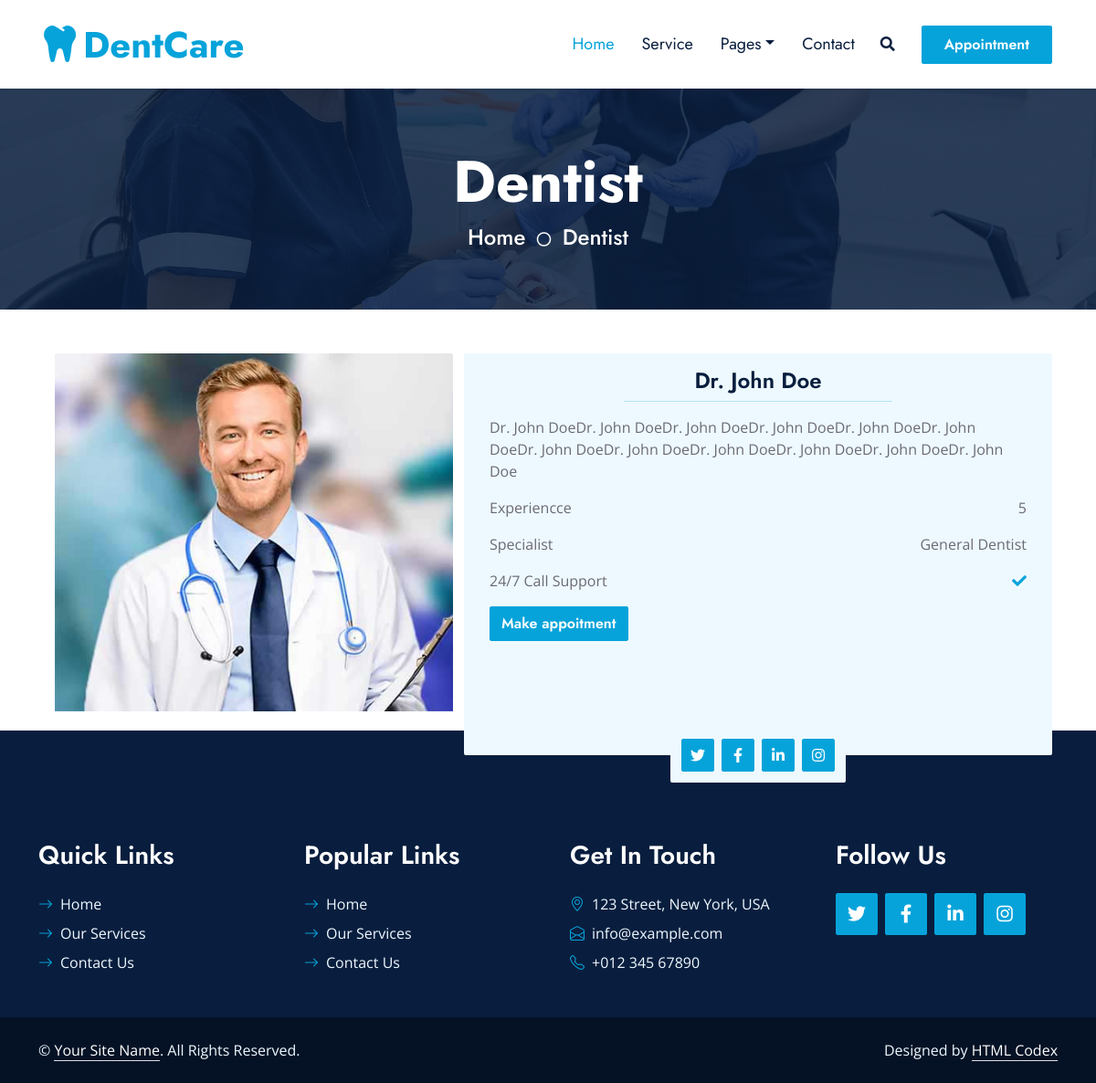
The app's page /dentists/doctor/1 with its own data.
### dentist/models.py (models this page shows, shortened)
class doctor(models.Model):
    name = models.CharField(max_length=50)
    image = models.ImageField(upload_to='doctors')
    specialist = models.CharField(max_length=60,choices=group)
    experiencce = models.IntegerField()
    about_me = models.TextField(max_length=250)
    add_at = models.DateField( auto_now_add=True)
    facebook = models.URLField(max_length=200)
    instagram = models.URLField(max_length=200)
    linkedin = models.URLField(max_length=200)
    twitter = models.URLField(max_length=200)
    class Meta:
        verbose_name = 'doctor'
        verbose_name_plural = 'doctors'

### dentist/views.py (the view)
# urls.py: path('doctor/<int:pk>',views.doctor_detail.as_view(),name='doctor_detail'),
class doctor_detail(DetailView):
    model = doctor
    pk_url_kwarg = 'pk'
    context_object_name = 'doctors'
    template_name='detail.html'

### dentist/templates/detail.html
{% extends 'base.html' %}
{% load static %}
{% block body %}
    <div class="container-fluid bg-primary py-5 hero-header mb-5">
        <div class="row py-3">
            <div class="col-12 text-center">
                <h1 class="display-3 text-white animated zoomIn">Dentist</h1>
                <a href="" class="h4 text-white">Home</a>
                <i class="far fa-circle text-white px-2"></i>
                <a href="" class="h4 text-white">Dentist</a>
            </div>
        </div>
    </div>
    <div class="container-fluid pb-5">
        <div class="row px-xl-5">
            <div class="col-lg-5 mb-5">
                <div id="product-carousel" class="carousel slide" data-ride="carousel">
                    <div class="carousel-inner text-center">
                        <div class="position-relative">
                            <img class="img-fluid rounded-top" src="{{doctors.image.url}}" alt="">
                        </div>
                    </div>
                </div>
            </div>
            <div class="card col-lg-7 border-0 bg-light ">
                <div class="card-body">
                    <h4 class="text-center">{{doctors.name}}</h4>
                    <hr class="text-primary w-50 mx-auto mt-0">
                    <p class="card-text mb-3">{{doctors.about_me}}</p>
                    <div class="d-flex justify-content-between mb-3"><span>Experiencce</span>{{doctors.experiencce}}</div>
                    <div class="d-flex justify-content-between mb-3"><span>Specialist</span>{{doctors.specialist}}</div>
                    <div class="d-flex justify-content-between mb-3"><span>24/7 Call Support</span><i class="fa fa-check text-primary pt-1"></i></div>
                    <a href="{% url 'make_appoitment' %}" class="btn btn-primary">Make appoitment</a>
                    <div class="position-absolute top-100 start-50 translate-middle bg-light rounded p-2 d-flex">
                        <a class="btn btn-primary btn-square m-1" href="{{doctor.twitter}}"><i class="fab fa-twitter fw-normal"></i></a>
                        <a class="btn btn-primary btn-square m-1" href="{{doctor.facebook}}"><i class="fab fa-facebook-f fw-normal"></i></a>
                        <a class="btn btn-primary btn-square m-1" href="{{doctor.linkedin}}"><i class="fab fa-linkedin-in fw-normal"></i></a>
                        <a class="btn btn-primary btn-square m-1" href="{{doctor.instagram}}"><i class="fab fa-instagram fw-normal"></i></a>
                    </div>
                </div>
            </div>
        </div>
    </div>
{% endblock body %}

### static/css/style.css (style rules this page uses)
:root { --primary: #06A3DA; --secondary: #F57E57; --light: #EEF9FF; --dark: #091E3E; }
h1, h2, .font-weight-bold { font-weight: 700 !important; }
h3, h4, .font-weight-semi-bold { font-weight: 600 !important; }
.btn { font-family: 'Jost', sans-serif; font-weight: 600; transition: .5s; }
.btn-primary, .btn-secondary { color: #FFFFFF; }
.btn-square { width: 36px; height: 36px; }
.btn-square, .btn-sm-square, .btn-lg-square { padding-left: 0; padding-right: 0; text-align: center; }
.hero-header { background: linear-gradient(rgba(9, 30, 62, .85), rgba(9, 30, 62, .85)), url(../img/carousel-1.jpg) center center no-repeat; background-size: cover; }

### records on screen
doctor: image (picture), name "Dr. John Doe", about_me "Dr. John DoeDr. John DoeDr. John DoeDr. John DoeDr. John DoeDr. John DoeDr. John DoeDr. John DoeDr. John DoeDr. John DoeDr. John DoeDr. John Doe", experiencce "5", specialist "General Dentist"
